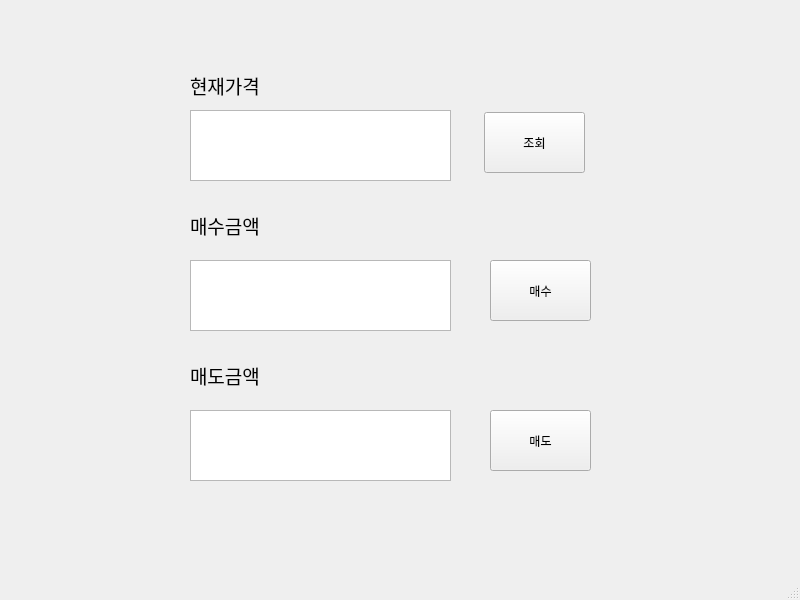
<?xml version="1.0" encoding="UTF-8"?>
<ui version="4.0">
 <class>MainWindow</class>
 <widget class="QMainWindow" name="MainWindow">
  <property name="geometry">
   <rect>
    <x>0</x>
    <y>0</y>
    <width>800</width>
    <height>600</height>
   </rect>
  </property>
  <property name="windowTitle">
   <string>MainWindow</string>
  </property>
  <widget class="QWidget" name="centralwidget">
   <widget class="QLabel" name="labelPrice">
    <property name="geometry">
     <rect>
      <x>190</x>
      <y>60</y>
      <width>161</width>
      <height>51</height>
     </rect>
    </property>
    <property name="font">
     <font>
      <family>Agency FB</family>
      <pointsize>14</pointsize>
     </font>
    </property>
    <property name="text">
     <string>현재가격</string>
    </property>
   </widget>
   <widget class="QLabel" name="labelBuy">
    <property name="geometry">
     <rect>
      <x>190</x>
      <y>200</y>
      <width>161</width>
      <height>51</height>
     </rect>
    </property>
    <property name="font">
     <font>
      <family>Agency FB</family>
      <pointsize>14</pointsize>
     </font>
    </property>
    <property name="text">
     <string>매수금액</string>
    </property>
   </widget>
   <widget class="QLabel" name="labelSell">
    <property name="geometry">
     <rect>
      <x>190</x>
      <y>350</y>
      <width>161</width>
      <height>51</height>
     </rect>
    </property>
    <property name="font">
     <font>
      <family>Agency FB</family>
      <pointsize>14</pointsize>
     </font>
    </property>
    <property name="text">
     <string>매도금액</string>
    </property>
   </widget>
   <widget class="QTextEdit" name="textEditPrice">
    <property name="geometry">
     <rect>
      <x>190</x>
      <y>110</y>
      <width>261</width>
      <height>71</height>
     </rect>
    </property>
   </widget>
   <widget class="QTextEdit" name="textEditBuy">
    <property name="geometry">
     <rect>
      <x>190</x>
      <y>260</y>
      <width>261</width>
      <height>71</height>
     </rect>
    </property>
   </widget>
   <widget class="QTextEdit" name="textEditSell">
    <property name="geometry">
     <rect>
      <x>190</x>
      <y>410</y>
      <width>261</width>
      <height>71</height>
     </rect>
    </property>
   </widget>
   <widget class="QPushButton" name="pushButtonPrice">
    <property name="geometry">
     <rect>
      <x>484</x>
      <y>112</y>
      <width>101</width>
      <height>61</height>
     </rect>
    </property>
    <property name="text">
     <string>조회</string>
    </property>
   </widget>
   <widget class="QPushButton" name="pushButtonBuy">
    <property name="geometry">
     <rect>
      <x>490</x>
      <y>260</y>
      <width>101</width>
      <height>61</height>
     </rect>
    </property>
    <property name="text">
     <string>매수</string>
    </property>
   </widget>
   <widget class="QPushButton" name="pushButtonSell">
    <property name="geometry">
     <rect>
      <x>490</x>
      <y>410</y>
      <width>101</width>
      <height>61</height>
     </rect>
    </property>
    <property name="text">
     <string>매도</string>
    </property>
   </widget>
  </widget>
  <widget class="QMenuBar" name="menubar">
   <property name="geometry">
    <rect>
     <x>0</x>
     <y>0</y>
     <width>800</width>
     <height>22</height>
    </rect>
   </property>
  </widget>
  <widget class="QStatusBar" name="statusbar"/>
 </widget>
 <resources/>
 <connections/>
</ui>
